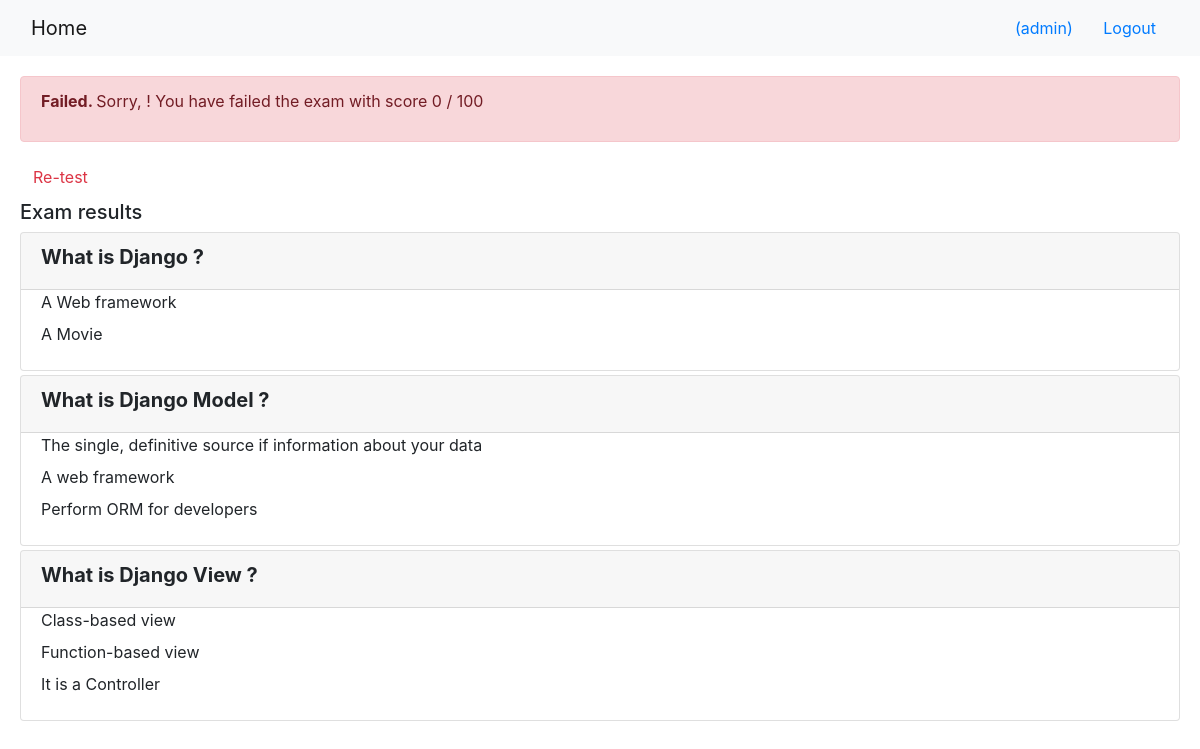
The page /onlinecourse/course/1/submission/1/result/ (signed in) on the database its author committed.
### onlinecourse/models.py (models this page shows, shortened)
class Question(models.Model):
    lesson = models.ForeignKey(Lesson, on_delete=models.CASCADE)
    text = models.TextField()
    grade = models.IntegerField(default=0)

class Choice(models.Model):
    question = models.ForeignKey(Question, on_delete=models.CASCADE)
    text = models.CharField(null=False, max_length=200, default='Choice')
    correct = models.BooleanField(default=True)

### onlinecourse/views.py (the view)
# urls.py: path('course/<int:course_id>/submission/<int:submission_id>/result/', views.show_exam_result, name = 'show_exam_result'),
def show_exam_result(request, course_id, submission_id):
    context = {}
    course = Course.objects.get(id = course_id)
    submit = Submission.objects.get(id = submission_id)
    selected = Submission.objects.filter(id = submission_id).values_list('choices',flat = True)
    score = 0
    for choice in submit.choices.all().filter(correct=True).values_list('question_id'):
        score += Question.objects.filter(id=choice[0]).first().grade
    context['selected'] = selected
    context['grade'] = score
    context['course'] = course
    return  render(request, 'onlinecourse/exam_result_bootstrap.html', context)

### onlinecourse/templates/onlinecourse/exam_result_bootstrap.html (shortened to what this page needs)
<!DOCTYPE html>
<html lang="en">
<head>
    {% load static %}
    <link rel="stylesheet" href="https://maxcdn.bootstrapcdn.com/bootstrap/4.5.2/css/bootstrap.min.css">
</head>
<body>
 <nav class="navbar navbar-light bg-light">
    <div class="container-fluid">
        <div class="navbar-header">
              <a class="navbar-brand" href="{% url 'onlinecourse:index' %}">Home</a>
        </div>
        <ul class="nav navbar-nav navbar-right">
            {% if user.is_authenticated %}
            <li>
                <a class="btn btn-link" href="#">{{ user.first_name }}({{ user.username }})</a>
                <a class="btn btn-link" href="{% url 'onlinecourse:logout' %}">Logout</a>
            </li>
            {% endif %}
        </ul>
    </div>
</nav>
<div class="container-fluid" style='padding: 20px;'>
    {% if grade > 80 %}
    <div class="alert alert-success">
        <p><b>Congratulations, {{user.first_name}}! </b>You have passed the exam and completed the course with score {{grade}} / 100</p>
    </div>
        {% else %}
        <div class="alert alert-danger">
            <p><b>Failed. </b>Sorry, {{user.first_name}}! You have failed the exam with score {{grade}} / 100</p>
        </div>
        <a class="btn btn-link text-danger" href="{% url 'onlinecourse:course_details' course.id %}">Re-test</a>
        {% endif %}
        <div class="card-columns-vertical mt-1">
        <h5 class="">Exam results</h5>
            {% for lesson in course.lesson_set.all %}
            {% for question in lesson.question_set.all %}
            <div class="card mt-1">
                <div class="card-header"><h5 style="font-weight:bold">{{question.text}}</h5></div>
                <div class="form-group">
                    {% for choice in question.choice_set.all %}
                    <div class="form-check">
                        {% if choice.id in selected %}
                            {% if choice.correct == True %}
                                <label style="color:#2ea940;font-weight:bold">Correct answer: {{choice.text}}</label>
                            {% else %}
                                <label style="color:#f2d80f;font-weight:bold">Not selected: {{choice.text}}</label>
                            {% endif %}
                        {% else %}
                            <label>{{choice.text}}</label>
                        {% endif %}
                    </div>
                    {% endfor %}
                </div>
            </div>
            {% endfor %}
            {% endfor %}
        </div>
    </div>
</body>
</html>

### rows shown on the page
Question: text "What is Django ?"
Choice: text "A Web framework"
Choice: text "A Movie"
Question: text "What is Django Model ?"
Choice: text "The single, definitive source if information about your data"
Choice: text "A web framework"
Choice: text "Perform ORM for developers"
Question: text "What is Django View ?"
Choice: text "Class-based view"
Choice: text "Function-based view"
Choice: text "It is a Controller"

### other values the page prints
{{ user.username }} "admin"
{{ grade }} "0"
